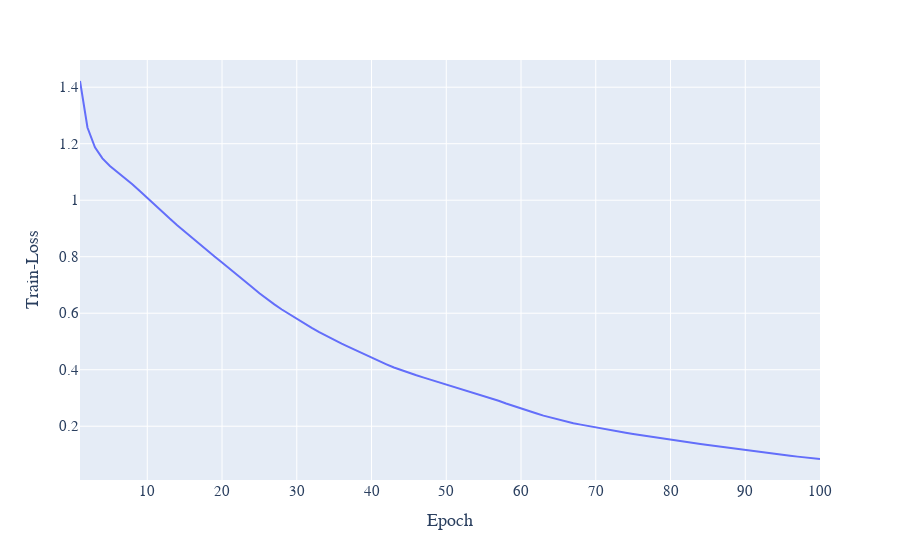

Notebook cell for this chart:
### Code cell
fig=px.line(df_complicated,x='epoch',y='train/loss',render_mode='svg')
fig.update_xaxes(title_text='Epoch')
fig.update_yaxes(title_text='Train-Loss')
fig.update_layout(font_family="Times New Roman",font_size=15)
fig.write_image("train_loss.svg")

fig.show()
svg_to_pdf('train_loss.svg', 'train4/pdf/train_loss.pdf')

### Figure 1 — Plotly figure (JSON) as saved in the notebook; plotly's stock layout.template omitted (floating-point values rounded to 4 significant figures)
{"data": [{"hovertemplate": "epoch=%{x}<br>train/loss=%{y}<extra></extra>", "legendgroup": "", "line": {"color": "#636efa", "dash": "solid"}, "marker": {"symbol": "circle"}, "mode": "lines", "name": "", "orientation": "v", "showlegend": false, "type": "scatter", "x": [1, 2, 3, 4, 5, 6, 7, 8, 9, 10, 11, 12, 13, 14, 15, 16, 17, 18, 19, 20, 21, 22, 23, 24, 25, 26, 27, 28, 29, 30, 31, 32, 33, 34, 35, 36, 37, 38, 39, 40, 41, 42, 43, 44, 45, 46, 47, 48, 49, 50, 51, 52, 53, 54, 55, 56, 57, 58, 59, 60, 61, 62, 63, 64, 65, 66, 67, 68, 69, 70, 71, 72, 73, 74, 75, 76, 77, 78, 79, 80, 81, 82, 83, 84, 85, 86, 87, 88, 89, 90, 91, 92, 93, 94, 95, 96, 97, 98, 99, 100], "xaxis": "x", "y": [1.422, 1.257, 1.187, 1.148, 1.121, 1.1, 1.079, 1.056, 1.033, 1.008, 0.9826, 0.9587, 0.9349, 0.9116, 0.8889, 0.8661, 0.8444, 0.8222, 0.8008, 0.7798, 0.7588, 0.7362, 0.7141, 0.6928, 0.6709, 0.6503, 0.6311, 0.613, 0.5962, 0.5798, 0.5643, 0.5478, 0.5327, 0.5188, 0.5056, 0.4924, 0.4802, 0.4677, 0.4545, 0.4419, 0.4307, 0.4192, 0.4077, 0.398, 0.3891, 0.3803, 0.3721, 0.364, 0.3564, 0.348, 0.3402, 0.3325, 0.3249, 0.3169, 0.3079, 0.299, 0.2901, 0.2805, 0.2712, 0.2626, 0.254, 0.2457, 0.2374, 0.2302, 0.2234, 0.2164, 0.2106, 0.2057, 0.2004, 0.1953, 0.1905, 0.1854, 0.1806, 0.1766, 0.1724, 0.1681, 0.164, 0.1598, 0.1561, 0.1521, 0.1482, 0.1444, 0.1404, 0.1371, 0.1338, 0.1301, 0.1264, 0.1226, 0.1186, 0.115, 0.1116, 0.1087, 0.1054, 0.1019, 0.09855, 0.09543, 0.09241, 0.08927, 0.08669, 0.08401], "yaxis": "y"}], "layout": {"font": {"family": "Times New Roman", "size": 15}, "legend": {"tracegroupgap": 0}, "margin": {"t": 60}, "xaxis": {"anchor": "y", "domain": [0, 1], "title": {"text": "Epoch"}}, "yaxis": {"anchor": "x", "domain": [0, 1], "title": {"text": "Train-Loss"}}}}
